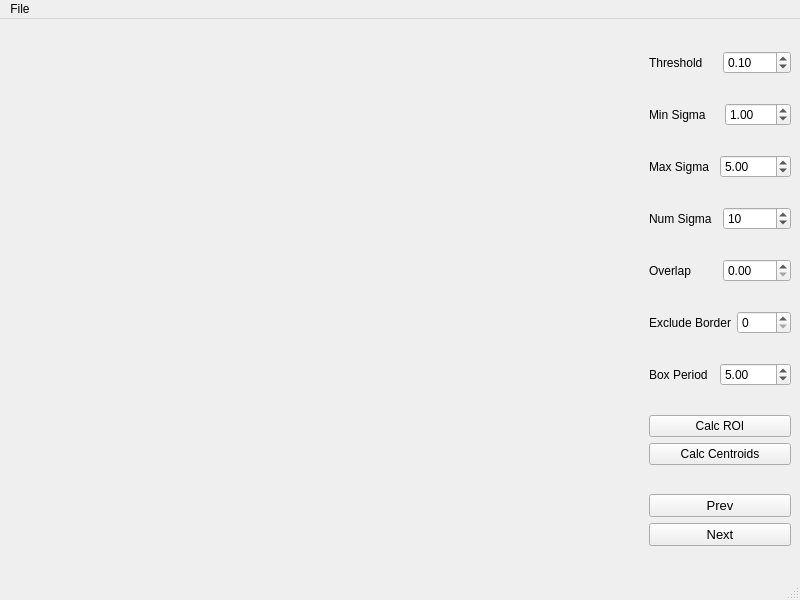
<?xml version="1.0" encoding="UTF-8"?>
<ui version="4.0">
 <class>MainWindow</class>
 <widget class="QMainWindow" name="MainWindow">
  <property name="geometry">
   <rect>
    <x>0</x>
    <y>0</y>
    <width>800</width>
    <height>600</height>
   </rect>
  </property>
  <property name="windowTitle">
   <string>MainWindow</string>
  </property>
  <property name="accessibleName">
   <string/>
  </property>
  <widget class="QWidget" name="centralwidget">
   <layout class="QHBoxLayout" name="horizontalLayout_2">
    <item>
     <widget class="GraphicsLayoutWidget" name="img_view" native="true">
      <property name="sizePolicy">
       <sizepolicy hsizetype="Expanding" vsizetype="Expanding">
        <horstretch>0</horstretch>
        <verstretch>0</verstretch>
       </sizepolicy>
      </property>
      <property name="minimumSize">
       <size>
        <width>0</width>
        <height>0</height>
       </size>
      </property>
     </widget>
    </item>
    <item>
     <layout class="QVBoxLayout" name="verticalLayout">
      <property name="sizeConstraint">
       <enum>QLayout::SetFixedSize</enum>
      </property>
      <item>
       <layout class="QHBoxLayout" name="horizontalLayout_5">
        <item>
         <widget class="QLabel" name="label_4">
          <property name="statusTip">
           <string>Reduce this to detect blobs with lower intensities.</string>
          </property>
          <property name="text">
           <string>Threshold</string>
          </property>
         </widget>
        </item>
        <item>
         <widget class="QDoubleSpinBox" name="spinBox_threshold">
          <property name="statusTip">
           <string>Reduce this to detect blobs with lower intensities.</string>
          </property>
          <property name="maximum">
           <double>1.000000000000000</double>
          </property>
          <property name="singleStep">
           <double>0.010000000000000</double>
          </property>
          <property name="value">
           <double>0.100000000000000</double>
          </property>
         </widget>
        </item>
       </layout>
      </item>
      <item>
       <layout class="QHBoxLayout" name="horizontalLayout" stretch="0,0">
        <property name="spacing">
         <number>10</number>
        </property>
        <property name="sizeConstraint">
         <enum>QLayout::SetFixedSize</enum>
        </property>
        <item>
         <widget class="QLabel" name="label">
          <property name="statusTip">
           <string>the minimum standard deviation for Gaussian kernel. Keep this low to detect smaller blobs.</string>
          </property>
          <property name="whatsThis">
           <string/>
          </property>
          <property name="text">
           <string>Min Sigma</string>
          </property>
         </widget>
        </item>
        <item>
         <widget class="QDoubleSpinBox" name="spinBox_min_sigma">
          <property name="statusTip">
           <string>the minimum standard deviation for Gaussian kernel. Keep this low to detect smaller blobs.</string>
          </property>
          <property name="whatsThis">
           <string/>
          </property>
          <property name="prefix">
           <string/>
          </property>
          <property name="maximum">
           <double>500.000000000000000</double>
          </property>
          <property name="singleStep">
           <double>0.500000000000000</double>
          </property>
          <property name="value">
           <double>1.000000000000000</double>
          </property>
         </widget>
        </item>
       </layout>
      </item>
      <item>
       <layout class="QHBoxLayout" name="horizontalLayout_3">
        <item>
         <widget class="QLabel" name="label_2">
          <property name="statusTip">
           <string>The maximum standard deviation for Gaussian kernel. Keep this high to detect larger blobs. </string>
          </property>
          <property name="text">
           <string>Max Sigma</string>
          </property>
         </widget>
        </item>
        <item>
         <widget class="QDoubleSpinBox" name="spinBox_max_sigma">
          <property name="statusTip">
           <string>The maximum standard deviation for Gaussian kernel. Keep this high to detect larger blobs. </string>
          </property>
          <property name="minimum">
           <double>0.100000000000000</double>
          </property>
          <property name="maximum">
           <double>1000.000000000000000</double>
          </property>
          <property name="singleStep">
           <double>0.500000000000000</double>
          </property>
          <property name="value">
           <double>5.000000000000000</double>
          </property>
         </widget>
        </item>
       </layout>
      </item>
      <item>
       <layout class="QHBoxLayout" name="horizontalLayout_4">
        <item>
         <widget class="QLabel" name="label_3">
          <property name="statusTip">
           <string>The number of intermediate values of standard deviations to consider</string>
          </property>
          <property name="text">
           <string>Num Sigma</string>
          </property>
         </widget>
        </item>
        <item>
         <widget class="QSpinBox" name="spinBox_num_sigma">
          <property name="statusTip">
           <string>The number of intermediate values of standard deviations to consider</string>
          </property>
          <property name="value">
           <number>10</number>
          </property>
         </widget>
        </item>
       </layout>
      </item>
      <item>
       <layout class="QHBoxLayout" name="horizontalLayout_6">
        <item>
         <widget class="QLabel" name="label_5">
          <property name="statusTip">
           <string>If the area of two blobs overlaps by a fraction greater than this, the smaller blob is eliminated.</string>
          </property>
          <property name="text">
           <string>Overlap</string>
          </property>
         </widget>
        </item>
        <item>
         <widget class="QDoubleSpinBox" name="spinBox_overlap">
          <property name="statusTip">
           <string>If the area of two blobs overlaps by a fraction greater than this, the smaller blob is eliminated.</string>
          </property>
          <property name="maximum">
           <double>1.000000000000000</double>
          </property>
          <property name="singleStep">
           <double>0.100000000000000</double>
          </property>
         </widget>
        </item>
       </layout>
      </item>
      <item>
       <layout class="QHBoxLayout" name="horizontalLayout_8">
        <item>
         <widget class="QLabel" name="label_7">
          <property name="statusTip">
           <string>Number of pixels to exclude from the border</string>
          </property>
          <property name="text">
           <string>Exclude Border</string>
          </property>
         </widget>
        </item>
        <item>
         <widget class="QSpinBox" name="spinBox_exclude_border">
          <property name="statusTip">
           <string>Number of pixels to exclude from the border</string>
          </property>
          <property name="maximum">
           <number>1000</number>
          </property>
         </widget>
        </item>
       </layout>
      </item>
      <item>
       <layout class="QHBoxLayout" name="horizontalLayout_11">
        <item>
         <widget class="QLabel" name="label_6">
          <property name="text">
           <string>Box Period</string>
          </property>
         </widget>
        </item>
        <item>
         <widget class="QDoubleSpinBox" name="spinBox_box_size">
          <property name="minimum">
           <double>1.000000000000000</double>
          </property>
          <property name="maximum">
           <double>1000.000000000000000</double>
          </property>
          <property name="value">
           <double>5.000000000000000</double>
          </property>
         </widget>
        </item>
       </layout>
      </item>
      <item>
       <layout class="QVBoxLayout" name="verticalLayout_3">
        <item>
         <widget class="QPushButton" name="button_calc_roi">
          <property name="text">
           <string>Calc ROI</string>
          </property>
         </widget>
        </item>
        <item>
         <widget class="QPushButton" name="button_calc_centroids">
          <property name="text">
           <string>Calc Centroids</string>
          </property>
         </widget>
        </item>
       </layout>
      </item>
      <item>
       <layout class="QVBoxLayout" name="verticalLayout_2">
        <property name="sizeConstraint">
         <enum>QLayout::SetFixedSize</enum>
        </property>
        <item>
         <widget class="QPushButton" name="button_prev">
          <property name="font">
           <font>
            <pointsize>10</pointsize>
           </font>
          </property>
          <property name="text">
           <string>Prev</string>
          </property>
         </widget>
        </item>
        <item>
         <widget class="QPushButton" name="button_next">
          <property name="font">
           <font>
            <pointsize>10</pointsize>
           </font>
          </property>
          <property name="text">
           <string>Next</string>
          </property>
         </widget>
        </item>
       </layout>
      </item>
     </layout>
    </item>
   </layout>
  </widget>
  <widget class="QMenuBar" name="menubar">
   <property name="geometry">
    <rect>
     <x>0</x>
     <y>0</y>
     <width>800</width>
     <height>26</height>
    </rect>
   </property>
   <widget class="QMenu" name="menuFile">
    <property name="title">
     <string>File</string>
    </property>
    <addaction name="action_load_images"/>
    <addaction name="action_load_annot"/>
    <addaction name="separator"/>
    <addaction name="action_save"/>
   </widget>
   <addaction name="menuFile"/>
  </widget>
  <widget class="QStatusBar" name="statusbar"/>
  <action name="action_load_images">
   <property name="text">
    <string>Load Images</string>
   </property>
   <property name="statusTip">
    <string>Load Images. Navigate to a video or images folder</string>
   </property>
  </action>
  <action name="action_load_annot">
   <property name="text">
    <string>Load Annotations</string>
   </property>
   <property name="statusTip">
    <string>Load annotations: bounding boxes, segmentation mask</string>
   </property>
  </action>
  <action name="action_load_masks">
   <property name="text">
    <string>Load Masks</string>
   </property>
   <property name="statusTip">
    <string>Load segmentation masks</string>
   </property>
  </action>
  <action name="action_save">
   <property name="text">
    <string>Save</string>
   </property>
   <property name="statusTip">
    <string>Save annotations</string>
   </property>
  </action>
  <action name="action_toggle_side_menu">
   <property name="checkable">
    <bool>true</bool>
   </property>
   <property name="text">
    <string>Side Menu</string>
   </property>
   <property name="statusTip">
    <string>Hide/Unhide class label side menu</string>
   </property>
  </action>
  <action name="actionROI">
   <property name="text">
    <string>ROI</string>
   </property>
  </action>
  <action name="action_roi_settings">
   <property name="text">
    <string>ROI</string>
   </property>
  </action>
 </widget>
 <customwidgets>
  <customwidget>
   <class>GraphicsLayoutWidget</class>
   <extends>QWidget</extends>
   <header>pyqtgraph</header>
   <container>1</container>
  </customwidget>
 </customwidgets>
 <resources/>
 <connections/>
</ui>
